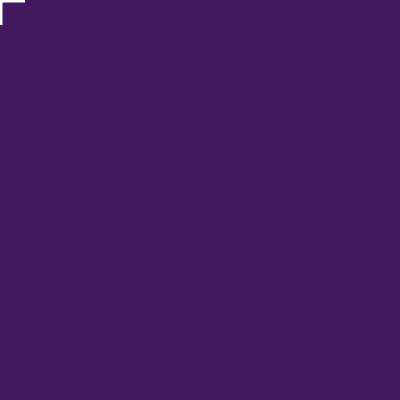
Frame 1 (no input)
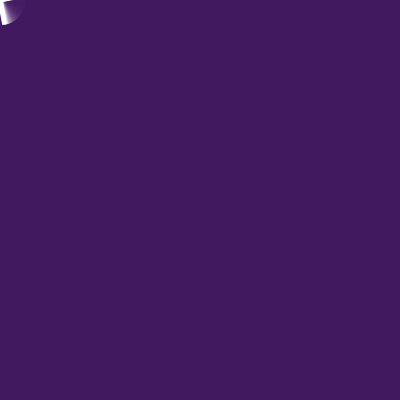
Frame 60 (the mouse pressed at the canvas centre just before this capture)
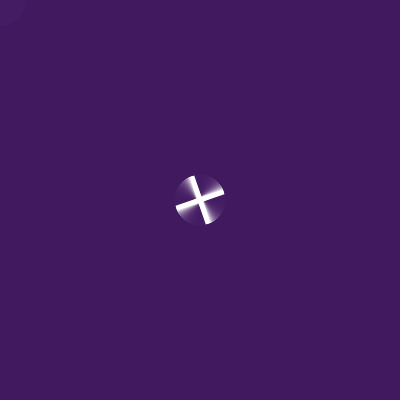
Frame 120 (the mouse held since frame 60 and released just before this capture)

The Processing sketch that drew these frames (run headless with seeded random() and noise(); from frame 60 on, the mouse is pressed at the canvas centre):

// Processing sketch: sketch_24_HELICOPTER
// ── sketch_24_HELICOPTER.pde
float r = 0;
float backR;
float backG;
float backB;
int l = 50;
int w = 5;


void setup() {
  size(400, 400);
  backR = random(0, 100);
  backG = random(0, 100);
  backB = random(0, 100);

  background(backR, backG, backB);
  rectMode(CENTER);

  noStroke();
  smooth();
}

void draw() {
  fill(backR, backG, backB, 50);
  rect(width/2, height/2, width, height);

  fill(255);
  translate(mouseX, mouseY);
  rotate(r);
  rect(0, 0, l, w);
  rect(0, 0, w, l);

  r = r + 0.05;
}
